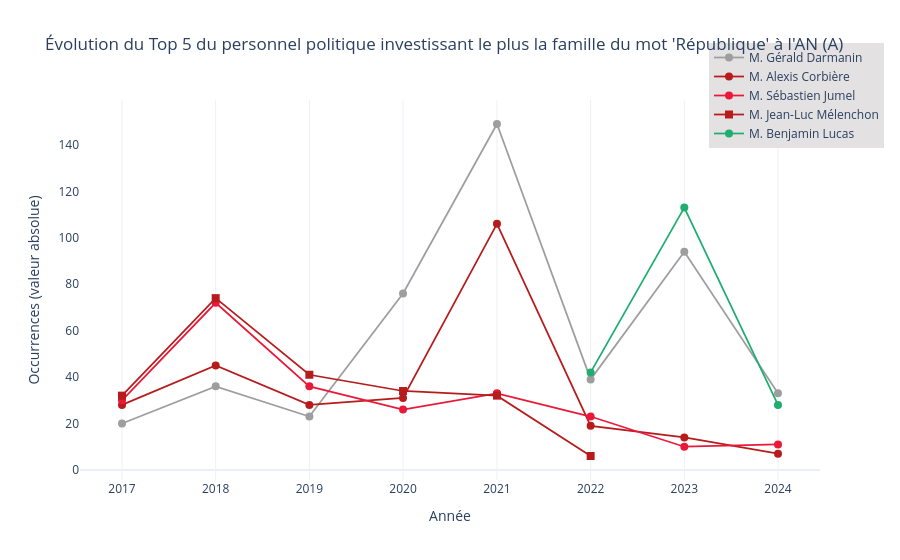

The notebook cell this image was saved under:
### Code cell
synchronique_personnel_va(df, couleurs_groupes=couleurs_groupes, top_n=5)

### Figure 1 — Plotly figure (JSON) as saved in the notebook; plotly's stock layout.template omitted (floating-point values rounded to 4 significant figures)
{"data": [{"hovertemplate": "<b>M. Gérald Darmanin</b><br>%{x|%Y}<br>Occurrences : %{y}", "line": {"color": "#9E9E9E", "width": 1.75}, "marker": {"size": 8, "symbol": "circle"}, "mode": "lines+markers", "name": "M. Gérald Darmanin", "type": "scatter", "x": ["2017-01-01T00:00:00", "2018-01-01T00:00:00", "2019-01-01T00:00:00", "2020-01-01T00:00:00", "2021-01-01T00:00:00", "2022-01-01T00:00:00", "2023-01-01T00:00:00", "2024-01-01T00:00:00"], "y": [20, 36, 23, 76, 149, 39, 94, 33]}, {"hovertemplate": "<b>M. Alexis Corbière</b><br>%{x|%Y}<br>Occurrences : %{y}", "line": {"color": "#B71C1C", "width": 1.75}, "marker": {"size": 8, "symbol": "circle"}, "mode": "lines+markers", "name": "M. Alexis Corbière", "type": "scatter", "x": ["2017-01-01T00:00:00", "2018-01-01T00:00:00", "2019-01-01T00:00:00", "2020-01-01T00:00:00", "2021-01-01T00:00:00", "2022-01-01T00:00:00", "2023-01-01T00:00:00", "2024-01-01T00:00:00"], "y": [28, 45, 28, 31, 106, 19, 14, 7]}, {"hovertemplate": "<b>M. Sébastien Jumel</b><br>%{x|%Y}<br>Occurrences : %{y}", "line": {"color": "#ea193a", "width": 1.75}, "marker": {"size": 8, "symbol": "circle"}, "mode": "lines+markers", "name": "M. Sébastien Jumel", "type": "scatter", "x": ["2017-01-01T00:00:00", "2018-01-01T00:00:00", "2019-01-01T00:00:00", "2020-01-01T00:00:00", "2021-01-01T00:00:00", "2022-01-01T00:00:00", "2023-01-01T00:00:00", "2024-01-01T00:00:00"], "y": [30, 72, 36, 26, 33, 23, 10, 11]}, {"hovertemplate": "<b>M. Jean-Luc Mélenchon</b><br>%{x|%Y}<br>Occurrences : %{y}", "line": {"color": "#B71C1C", "width": 1.75}, "marker": {"size": 8, "symbol": "square"}, "mode": "lines+markers", "name": "M. Jean-Luc Mélenchon", "type": "scatter", "x": ["2017-01-01T00:00:00", "2018-01-01T00:00:00", "2019-01-01T00:00:00", "2020-01-01T00:00:00", "2021-01-01T00:00:00", "2022-01-01T00:00:00"], "y": [32, 74, 41, 34, 32, 6]}, {"hovertemplate": "<b>M. Benjamin Lucas</b><br>%{x|%Y}<br>Occurrences : %{y}", "line": {"color": "#1FAE70", "width": 1.75}, "marker": {"size": 8, "symbol": "circle"}, "mode": "lines+markers", "name": "M. Benjamin Lucas", "type": "scatter", "x": ["2022-01-01T00:00:00", "2023-01-01T00:00:00", "2024-01-01T00:00:00"], "y": [42, 113, 28]}], "layout": {"bargap": 0.2, "legend": {"bgcolor": "#E3E1E1", "x": 0.85, "y": 1.15}, "title": {"text": "Évolution du Top 5 du personnel politique investissant le plus la famille du mot 'République' à l'AN (A)"}, "xaxis": {"tickformat": "%Y", "title": {"text": "Année"}}, "yaxis": {"showgrid": false, "title": {"text": "Occurrences (valeur absolue)"}}}}
